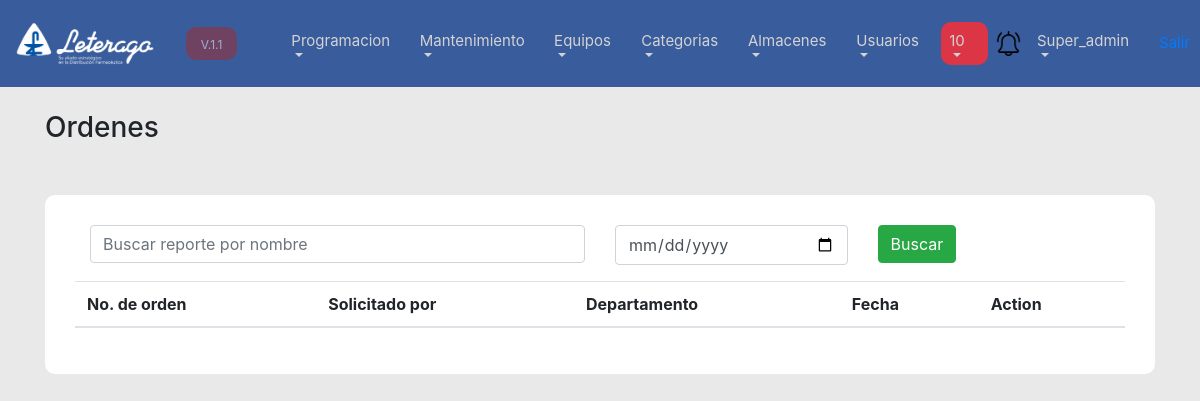
The app's page /list_ordenes.php (signed in), older data.
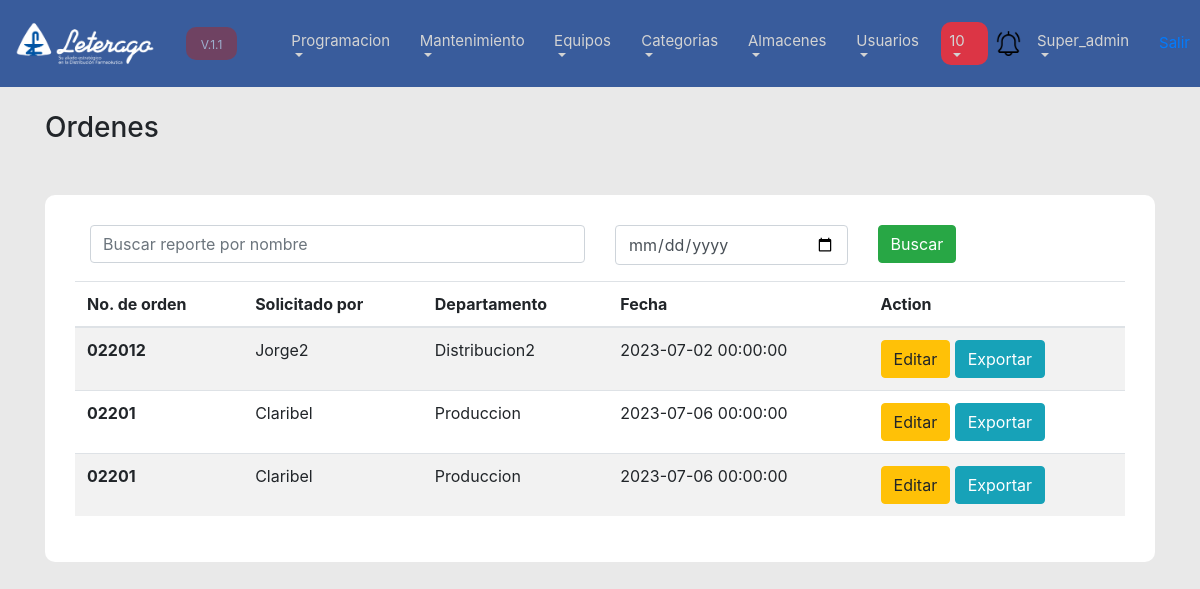
The same page, newer data.
### tables this page shows
CREATE TABLE `ordentrabajoheader` (
  `id` int(11) NOT NULL,
  `documentoNum` varchar(50) NOT NULL,
  `version` int(3) NOT NULL,
  `documentoRelacionado` varchar(50) NOT NULL,
  `orderNum` varchar(50) NOT NULL,
  `fecha` datetime NOT NULL,
  `hora` varchar(10) NOT NULL,
  `solicitadoPor` varchar(100) NOT NULL,
  `departamento` varchar(100) NOT NULL,
  `nivelPrioridad` varchar(3) NOT NULL,
  `areaOEquipo` varchar(100) NOT NULL,
  `codigo` varchar(50) NOT NULL,
  `ubicacion` varchar(100) NOT NULL,
  `descripcion` text NOT NULL,
  `nota` text DEFAULT NULL,
  `create_date` timestamp NOT NULL DEFAULT current_timestamp(),
  `create_by` varchar(100) NOT NULL,
  `modify_by` varchar(100) DEFAULT NULL,
  `modify_date` datetime DEFAULT NULL,
  `delete_date` datetime DEFAULT NULL,
  `delete_by` varchar(100) DEFAULT NULL
);

### model/Ordenes.php (called while the page is built, shortened)
<?php
    class Ordenes{
        public function list(){
            $conexion = new Kon();
            $con = $conexion->conn();
            $query ="SELECT * FROM ordentrabajoheader where delete_date is null";
            $Ordenes = $con->query($query);
            return $Ordenes;
        }
    }
?>

### list_ordenes.php (the view)
<?php
include("plantilla/menu_top.php");
include("model/ordenes.php");
$Ordenes_instance = new Ordenes();
$ordenes = $Ordenes_instance->list();
?>
<link rel="stylesheet" href="css/form.css">
<div class="Container">
    <br>
    <h3>Ordenes</h3>
    <div class="formularios">
    <div class="col-md-12 mb-3">
        <div class="row">
          <div class="col-md-6">
            <input class="form-control" type="text" name="" placeholder="Buscar reporte por nombre">
          </div>
          <div class="col-md-3">
            <input class="form-control" type="date" name="">
          </div>
          <div class="col-md-3">
            <input class="btn btn-success" type="submit" name="" value="Buscar" placeholder="Buscar">
          </div>
        </div>
      </div>
    <table class="table table-striped">
  <thead>
    <tr>
      <th scope="col">No. de orden</th>
      <th scope="col">Solicitado por</th>
      <th scope="col">Departamento</th>
      <th scope="col">Fecha</th>
      <th scope="col">Action</th>
    </tr>
  </thead>
  <tbody>
    <?php
      while($row = mysqli_fetch_assoc($ordenes)){
    ?>
    <tr>
      <th scope="row"><?php echo $row["orderNum"] ?></th>
      <td><?php echo $row["solicitadoPor"] ?></td>
      <td><?php echo $row["departamento"] ?></td>
      <td><?php echo $row["fecha"] ?></td>
      <td>
            <a href="edit_orden.php?id=<?php echo $row["id"] ?>"><button class="btn btn-warning">Editar</button></a>
            <button class="btn btn-info">Exportar</button>
      </td>
    </tr>
    <?php
      }
    ?>
  </tbody>
</table>
    </div>
</div>

Row changes from the older to the newer data that the page shows:
added ordentrabajoheader: orderNum "022012", solicitadoPor "Jorge2", departamento "Distribucion2", fecha "2023-07-02 00:00:00"
added ordentrabajoheader: orderNum "02201", solicitadoPor "Claribel", departamento "Produccion", fecha "2023-07-06 00:00:00"
added ordentrabajoheader: orderNum "02201", solicitadoPor "Claribel", departamento "Produccion", fecha "2023-07-06 00:00:00"
